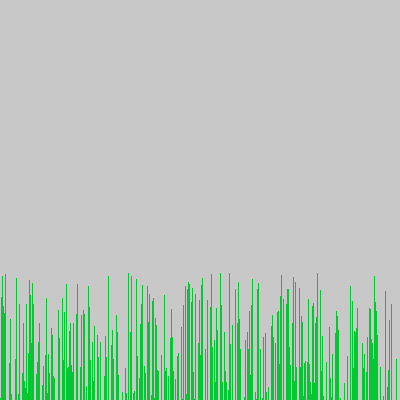
Frame 1 (no input)
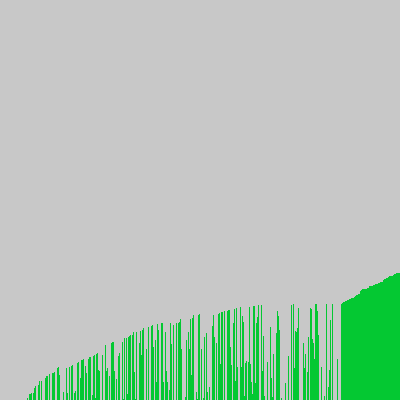
Frame 60 (the mouse pressed at the canvas centre just before this capture)
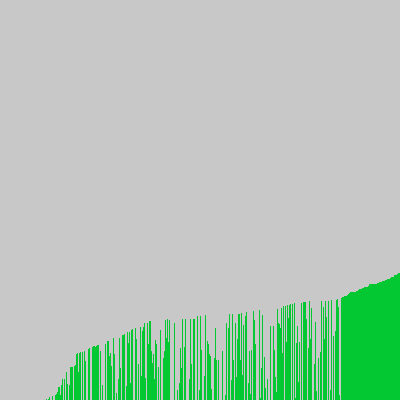
Frame 120 (the mouse held since frame 60 and released just before this capture)

The Processing sketch that drew these frames (run headless with seeded random() and noise(); from frame 60 on, the mouse is pressed at the canvas centre):

// Processing sketch: Processing_VisualArraySorter
// ── Processing_VisualArraySorter.pde
/* Copy the code into a new Processing sketch and complete then steps. */

//1. create an array of ints. don't initialize it yet.

int arrayOfInts[];
void setup() {
  //2. set the size of your window
  size(400,400);

  //3. initialize your array with the built in width variable
  arrayOfInts = new int [width];
  
  //4. initialize the ints in the array with random numbers
  //   from 0 to the built in height variable
  randomizeArray();
  
  //5. call the noStroke() method
  noStroke(); 
}

void draw() {
  //6. set the background color with background(r, g, b);
  background(200, 200, 200);

  //7. set the color for your graph
  

  //8. draw a rectangle for each int in your array.
  for (int i = 0; i < arrayOfInts.length ; i++){
        fill(4, 200, 50);
        rect(i, height, 1, -arrayOfInts[i]);
  //   the x value will be the index of the int
  //   the y value will the height variable
  //   the width is 1
  //   the height is negative the value of the int at that element in the array

  }

  //9. call the stepSort method
  stepSort(arrayOfInts);

  //10. extract the code that randomizes the array into a method.
    

  //11. call the method you made in step 10 when the mouse is pressed
}
  void mousePressed() {
    randomizeArray();
  }

public void randomizeArray(){
      for(int i = 0; i < arrayOfInts.length ; i++){
          float randomNumberFloat = random(height);
          int randomNumber = (byte)randomNumberFloat;
        arrayOfInts[i]= randomNumber;
      }
    }

void stepSort(int[] arr) {
  for (int i = 1; i < arr.length; i++) {
    if (arr[i - 1] > arr[i]) {
      int t = arr[i];
      arr[i] = arr[i - 1];
      arr[i - 1] = t;
    }
  }
}
